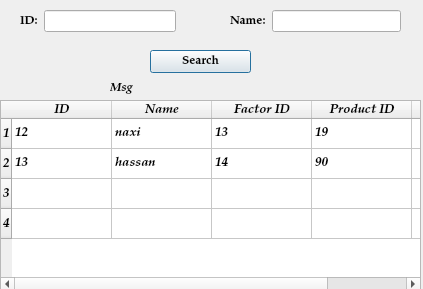
<?xml version="1.0" encoding="UTF-8"?>
<ui version="4.0">
 <class>Dialog</class>
 <widget class="QDialog" name="Dialog">
  <property name="geometry">
   <rect>
    <x>0</x>
    <y>0</y>
    <width>423</width>
    <height>289</height>
   </rect>
  </property>
  <property name="windowTitle">
   <string>Dialog</string>
  </property>
  <widget class="QLabel" name="label_Msg">
   <property name="geometry">
    <rect>
     <x>110</x>
     <y>80</y>
     <width>171</width>
     <height>16</height>
    </rect>
   </property>
   <property name="font">
    <font>
     <family>Palatino Linotype</family>
     <pointsize>9</pointsize>
     <weight>75</weight>
     <italic>true</italic>
     <bold>true</bold>
    </font>
   </property>
   <property name="text">
    <string>Msg</string>
   </property>
  </widget>
  <widget class="QWidget" name="layoutWidget">
   <property name="geometry">
    <rect>
     <x>230</x>
     <y>10</y>
     <width>171</width>
     <height>22</height>
    </rect>
   </property>
   <layout class="QHBoxLayout" name="horizontalLayout_5">
    <item>
     <widget class="QLabel" name="label_Name_3">
      <property name="font">
       <font>
        <family>Palatino Linotype</family>
        <pointsize>9</pointsize>
        <weight>75</weight>
        <bold>true</bold>
       </font>
      </property>
      <property name="text">
       <string>Name:</string>
      </property>
     </widget>
    </item>
    <item>
     <widget class="QLineEdit" name="lineEdit_Name_3"/>
    </item>
   </layout>
  </widget>
  <widget class="QTableWidget" name="tableWidget_PersonFind">
   <property name="geometry">
    <rect>
     <x>0</x>
     <y>100</y>
     <width>421</width>
     <height>192</height>
    </rect>
   </property>
   <property name="font">
    <font>
     <family>Palatino Linotype</family>
     <pointsize>10</pointsize>
     <weight>75</weight>
     <italic>true</italic>
     <bold>true</bold>
    </font>
   </property>
   <row>
    <property name="text">
     <string>1</string>
    </property>
   </row>
   <row>
    <property name="text">
     <string>2</string>
    </property>
   </row>
   <row>
    <property name="text">
     <string>3</string>
    </property>
   </row>
   <row>
    <property name="text">
     <string>4</string>
    </property>
   </row>
   <column>
    <property name="text">
     <string>ID</string>
    </property>
   </column>
   <column>
    <property name="text">
     <string>Name</string>
    </property>
   </column>
   <column>
    <property name="text">
     <string>Factor ID</string>
    </property>
   </column>
   <column>
    <property name="text">
     <string>Product ID</string>
    </property>
   </column>
   <column>
    <property name="text">
     <string/>
    </property>
   </column>
   <item row="0" column="0">
    <property name="text">
     <string>12</string>
    </property>
   </item>
   <item row="0" column="1">
    <property name="text">
     <string>naxi</string>
    </property>
   </item>
   <item row="0" column="2">
    <property name="text">
     <string>13</string>
    </property>
   </item>
   <item row="0" column="3">
    <property name="text">
     <string>19</string>
    </property>
   </item>
   <item row="1" column="0">
    <property name="text">
     <string>13</string>
    </property>
   </item>
   <item row="1" column="1">
    <property name="text">
     <string>hassan</string>
    </property>
   </item>
   <item row="1" column="2">
    <property name="text">
     <string>14</string>
    </property>
   </item>
   <item row="1" column="3">
    <property name="text">
     <string>90</string>
    </property>
   </item>
  </widget>
  <widget class="QPushButton" name="pushButton_Search">
   <property name="geometry">
    <rect>
     <x>150</x>
     <y>50</y>
     <width>101</width>
     <height>23</height>
    </rect>
   </property>
   <property name="font">
    <font>
     <family>Palatino Linotype</family>
     <pointsize>9</pointsize>
     <weight>75</weight>
     <bold>true</bold>
    </font>
   </property>
   <property name="text">
    <string>Search</string>
   </property>
  </widget>
  <widget class="QWidget" name="layoutWidget_2">
   <property name="geometry">
    <rect>
     <x>20</x>
     <y>10</y>
     <width>156</width>
     <height>22</height>
    </rect>
   </property>
   <layout class="QHBoxLayout" name="horizontalLayout_6">
    <item>
     <widget class="QLabel" name="label_Id_3">
      <property name="font">
       <font>
        <family>Palatino Linotype</family>
        <pointsize>9</pointsize>
        <weight>75</weight>
        <bold>true</bold>
       </font>
      </property>
      <property name="text">
       <string>ID:</string>
      </property>
     </widget>
    </item>
    <item>
     <widget class="QLineEdit" name="lineEdit_Id_3"/>
    </item>
   </layout>
  </widget>
 </widget>
 <resources/>
 <connections/>
</ui>
